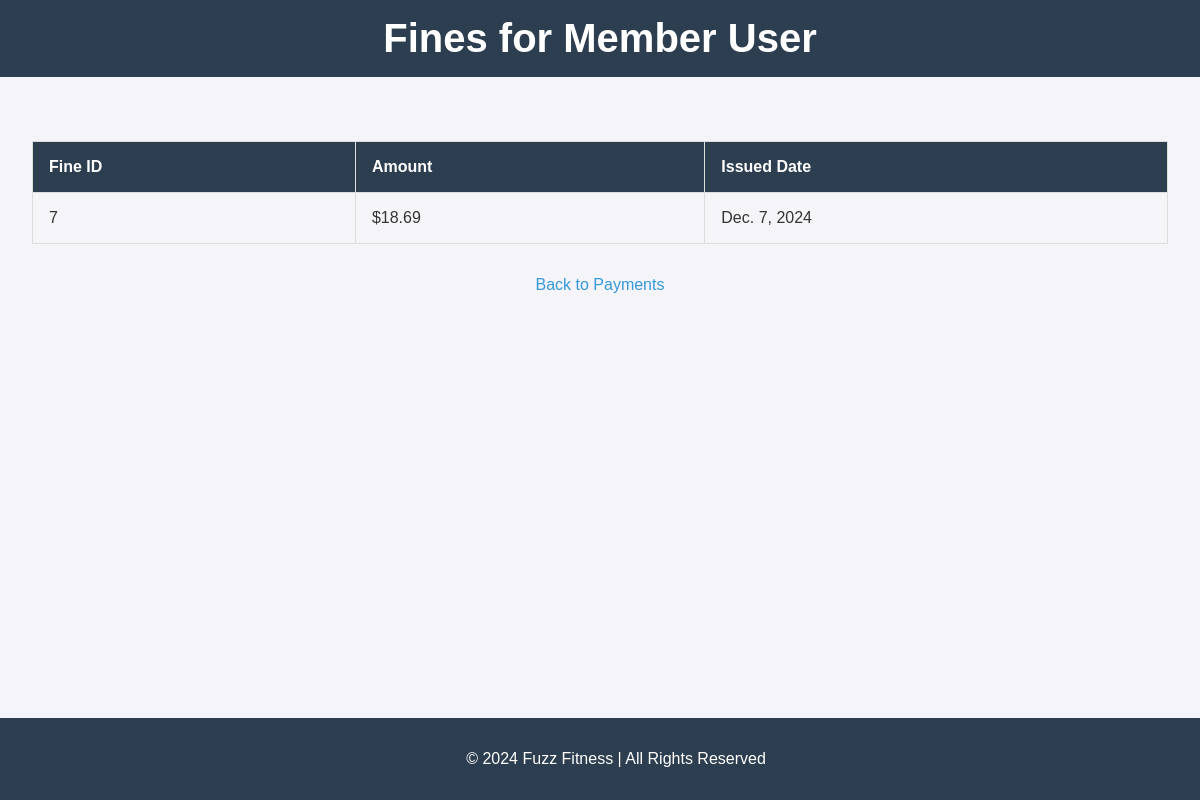
Page /view-fines/1/ (signed in) on the committed database.
### fitness_app/models.py (models this page shows, shortened)
class Member(models.Model):
    first_name = models.CharField(max_length=50)
    last_name = models.CharField(max_length=50)
    street_address = models.CharField(max_length=255)
    city = models.CharField(max_length=100)
    state = models.CharField(max_length=50)
    zipcode = models.CharField(max_length=10)
    date_of_birth = models.DateField()
    goal_description = models.TextField(default="No Goal Specified")
    goal_date = models.DateField()
    goal_weight = models.IntegerField(default=0)
    date_joined = models.DateField(auto_now_add=True)

class Payment(models.Model):
    member = models.ForeignKey(Member, on_delete=models.CASCADE, related_name="payments")
    amount_due = models.DecimalField(max_digits=10, decimal_places=2)
    due_date = models.DateField()
    payment_date = models.DateField(null=True, blank=True)
    is_paid = models.BooleanField(default=False)
    fine_amount = models.DecimalField(max_digits=6, decimal_places=2, default=0.00)

class Fine(models.Model):
    payment = models.OneToOneField(Payment, on_delete=models.CASCADE, related_name="fine")
    amount = models.DecimalField(max_digits=6, decimal_places=2)
    issued_date = models.DateField(auto_now_add=True)

### fitness_app/views.py (the view)
# urls.py: path('view-fines/<int:member_id>/', views.view_fines, name='view_fines'),
@login_required
def view_fines(request, member_id):
    try:
        user_role = UserRole.objects.get(user=request.user).role.name
    except UserRole.DoesNotExist:
        return render(request, "error.html", {"message": "Access Denied"})
    if user_role not in ["Receptionist", "Manager", "Member"]:
        return render(request, "error.html", {"message": "Access Denied"})
    member = get_object_or_404(Member, id=member_id)
    fines = Payment.objects.filter(member=member, fine__isnull=False)
    if not fines.exists():
        return render(request, "view_fines.html", {"member": member, "fines": None, "message": "No fines to display."})
    return render(request, "view_fines.html", {"member": member, "fines": fines})

### fitness_app/templates/view_fines.html (shortened to what this page needs)
{% load static %}
<!DOCTYPE html>
<html lang="en">
<head>
    <link rel="stylesheet" href="{% static 'css/style.css' %}">
</head>
<body>
    <header>
        <h1>Fines for {{ member.first_name }} {{ member.last_name }}</h1>
    </header>
    <main>
        {% if fines %}
            <table>
                <thead>
                    <tr>
                        <th>Fine ID</th>
                        <th>Amount</th>
                        <th>Issued Date</th>
                    </tr>
                </thead>
                <tbody>
                    {% for fine in fines %}
                        <tr>
                            <td>{{ fine.id }}</td>
                            <td>${{ fine.fine.amount }}</td>
                            <td>{{ fine.fine.issued_date }}</td>
                        </tr>
                    {% endfor %}
                </tbody>
            </table>
        {% else %}
            <p>{{ message }}</p>
        {% endif %}
        <a href="{% url 'track_payment' %}" class="button">Back to Payments</a>
    </main>
    <footer>
        <p>&copy; 2024 Fuzz Fitness | All Rights Reserved</p>
    </footer>
</body>
</html>

### static/css/style.css (style rules this page uses)
body { font-family: 'Arial', sans-serif; margin: 0; padding: 0; background-color: #f4f4f9; color: #333; }
header { background-color: #2c3e50; color: white; padding: 1rem 2rem; text-align: center; }
header h1 { margin: 0; font-size: 2.5rem; }
footer { background-color: #2c3e50; color: white; text-align: center; padding: 1rem; position: fixed; bottom: 0; width: 100%; }
main { padding: 2rem; text-align: center; }
a { color: #3498db; text-decoration: none; }
table { width: 100%; border-collapse: collapse; margin: 2rem 0; }
table th, table td { border: 1px solid #ddd; padding: 1rem; text-align: left; }
table th { background-color: #2c3e50; color: white; }

### rows in the picture
Member: first_name "Member", last_name "User"
Payment: id "7", fine.amount "18.69", fine.issued_date "Dec. 7, 2024"
